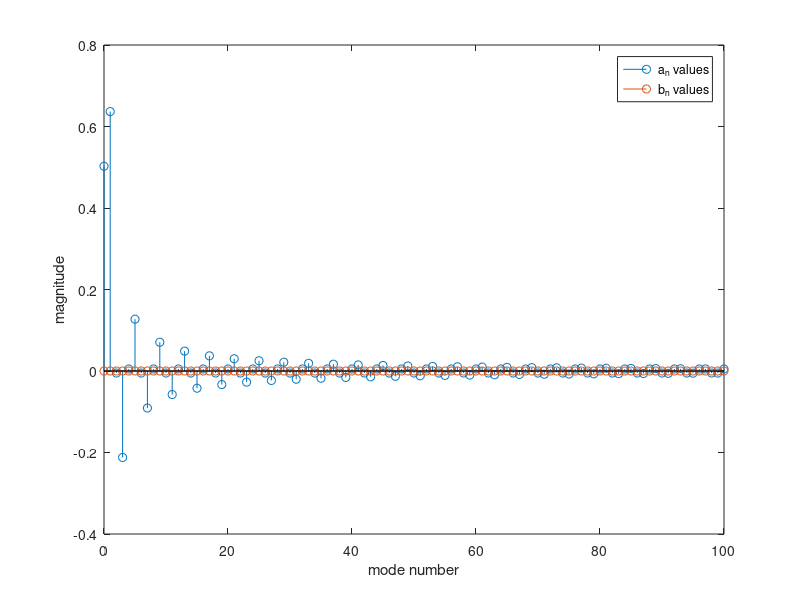

MATLAB code for this plot:
clear all; close all; clc
dx = 0.01;
R = 2;
x = (-R):dx:R;
f = zeros(size(x));
for i = 0:(2*R/dx)
x_new = -2 + i*dx;
if abs(x_new)<=1
f(i+1) = 1;
else
f(i+1) = 0;
end
end
Ao = (1/(2*R))*sum(f.*ones(size(x)))*dx;
n = 100;
fourier = zeros([2 (n+1)]);
fourier(1,1) = Ao;
fourier(2,1) = 0;
inc = zeros([1 n+1]);
for c = 1:n
An = (1/R)*sum(f.*cos(c*pi*x/R))*dx;
Bn = (1/R)*sum(f.*sin(c*pi*x/R))*dx;
fourier(1,(c+1)) = An;
fourier(2,(c+1)) = Bn;
inc(c+1) = c;
end
figure
stem(inc,fourier(1,:))
hold on
stem(inc,fourier(2,:))
legend('a_n values','b_n values')
xlabel('mode number')
ylabel('magnitude')